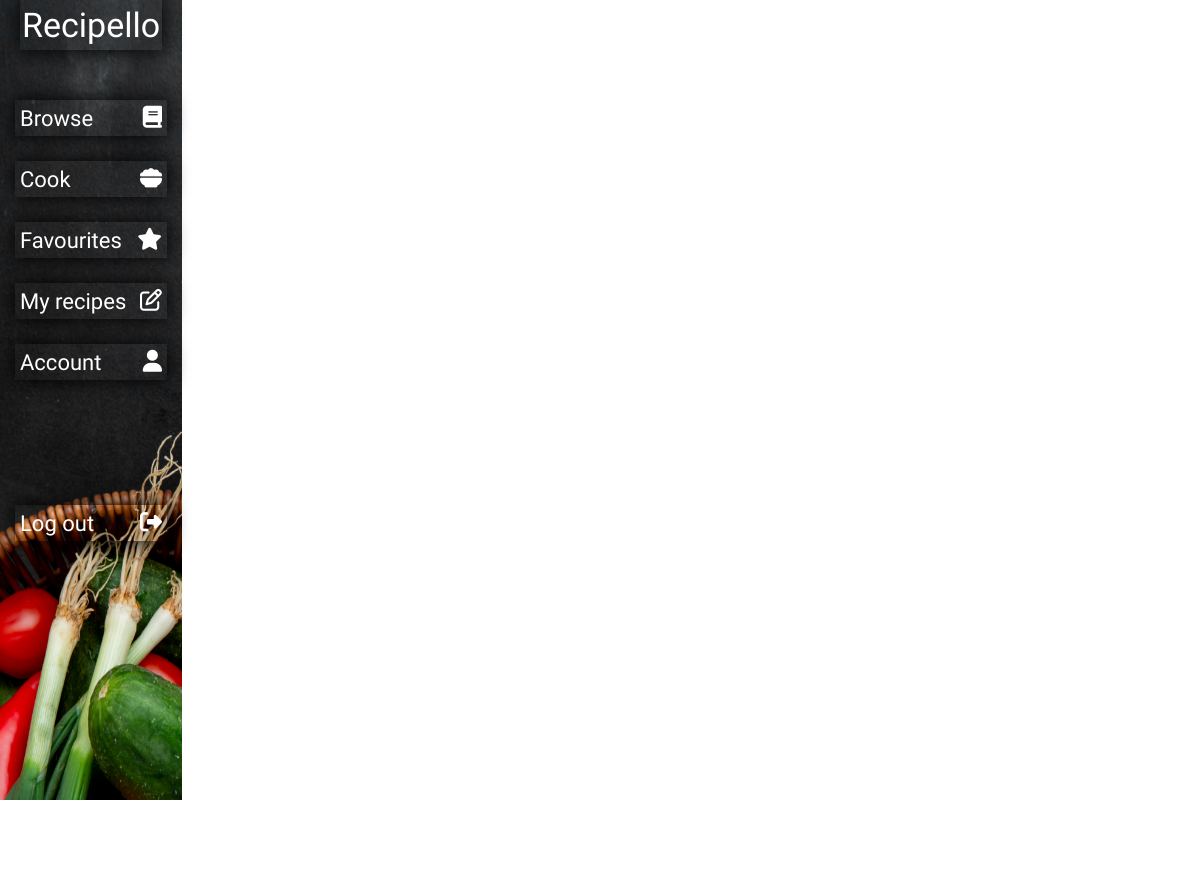
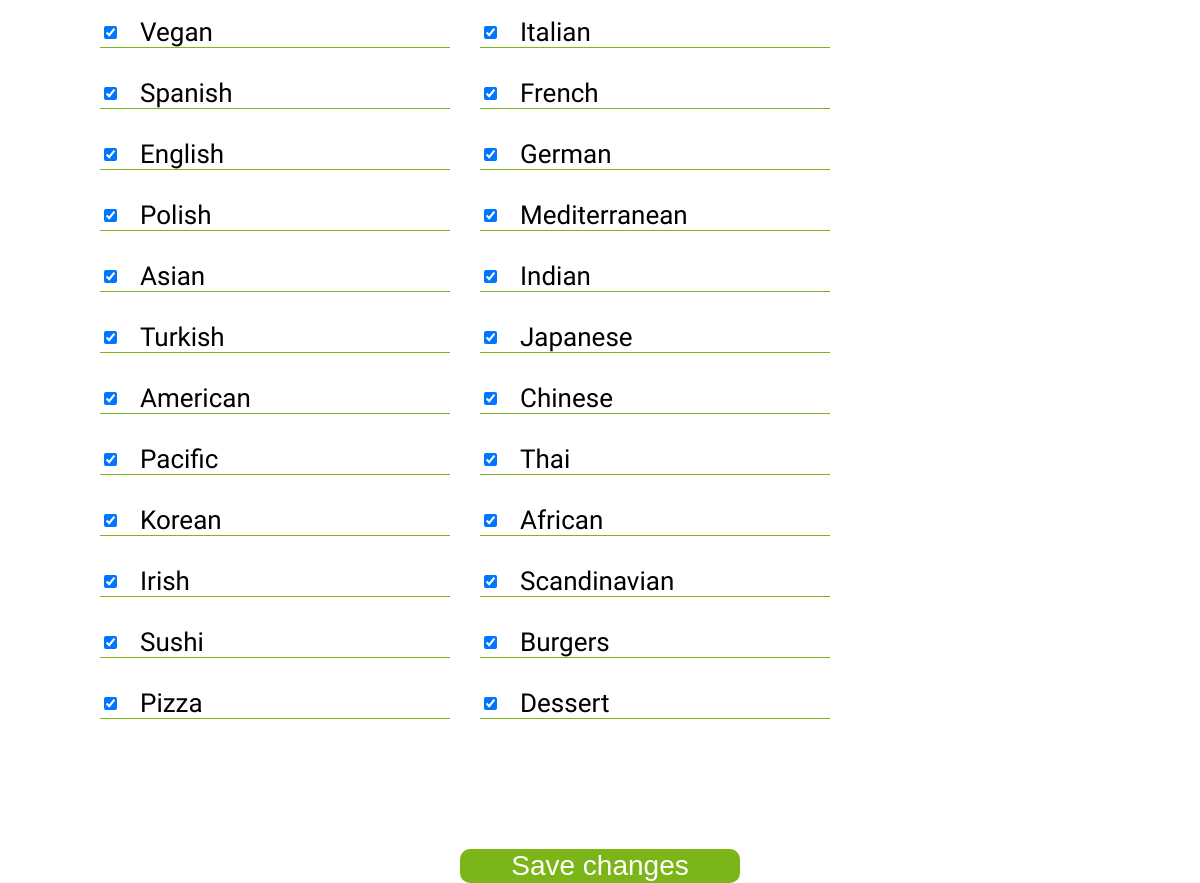
/Views/current_user_preferences.php (signed in), run on the app's committed database (2 pictures, top to bottom).
### tables this page shows
CREATE TABLE `categories` (
  `category_id` int(11) NOT NULL,
  `category_name` longtext NOT NULL
);

### Classes/user_recipe_preferences.php (called while the page is built, shortened)
<?php
class UserPreference extends Dbh
{
    public function getUserPreferences(): array
    {
        $connection = $this->connect();
        $query = 'SELECT * FROM categories';
        $stmt = $connection->prepare($query);
        $stmt->execute();
        $categories = $stmt->fetchAll(PDO::FETCH_ASSOC);
        return $categories;
    }
}
?>

### Views/current_user_preferences.php (the view, shortened to what this page needs)
<?php require "header.php" ?>
<?php require "nav.php" ?>
<link rel="stylesheet" href="CSS/current_user_preferences.css">
<main class="col-xs-12 col-sm-10 col-md-6 col-lg-11">
    <form method="POST" action="process_form.php">
        <section>
        <?php
        require_once '../Classes/user_recipe_preferences.php';
        $userPreferences = new UserPreference($_SESSION['userid']);
        $categories = $userPreferences->getUserPreferences();
        if (empty($categories)) {
            echo "No categories found!";
        } else {
            foreach ($categories as $category) {
                ?>
                <div class="preferences">
                    <input type="checkbox" checked="" name="categories[]" value="<?php echo $category['category_name']; ?>">
                    <label><?php echo $category['category_name']; ?></label>
                </div>
                <?php
            }
        }
        ?>
        </section>
        <button class="save_changes_button" type="submit">Save changes</button>
    </form>
</main>

### Views/header.php (shortened to what this page needs)
<!DOCTYPE html>
<html lang="eng">
<head>
    <link rel="stylesheet" href="https://cdnjs.cloudflare.com/ajax/libs/flexboxgrid/6.3.1/flexboxgrid.min.css" type="text/css" >
    <link rel="stylesheet" href="CSS/header.css">
</head>
<body>

### Views/nav.php (shortened to what this page needs)
<?php require "header.php" ?>
<link rel="stylesheet" href="CSS/nav.css">
<nav class="col-xs-12 col-sm-2 col-md-6 col-lg-1">
    <div class="logo">
        <div class="rollback">Recipello</div>
    </div>
    <div class="nav_element" >
        <a href="">
            <div class="rollback">Browse</div>
            <i class="fa-solid fa-book"></i>
        </a>
    </div>
    <div class="nav_element" >
        <a href="">
            <div class="rollback">Cook</div>
            <i class="fa-solid fa-bowl-food"></i>
        </a>
    </div>
    <?php
    if(isset($_SESSION['userid']))
    {
    ?>
    <div class="nav_element">
        <a href="">
            <div class="rollback">Favourites</div>
            <i class="fa-solid fa-star"></i>
        </a>
    </div>
    <?php
    }
    if(isset($_SESSION['userid']))
        {
     ?>
    <div class="nav_element">
        <a href="my_recipes.php">
            <div class="rollback">My recipes</div>
            <i class="fa-regular fa-pen-to-square"></i>
        </a>
    </div>
    <?php
        }
    if(isset($_SESSION['userid']))
        {
    ?>
    <div class="nav_element" >
        <a href="current_user.php">
            <div class="rollback">Account</div>
            <i class="fa-solid fa-user"></i>
        </a>
    </div>
    <?php
        }
    if(isset($_SESSION['userid']))
        {
    ?>
    <div class="nav_element">
        <a href="../Includes/logout_includes.php">
            <div class="rollback">Log out</div>
            <i class="fa-solid fa-right-from-bracket"></i>
        </a>
    </div>
    <?php
        }
    ?>
</nav>

### Views/CSS/header.css (style rules this page uses)
body { margin:0; font-family: 'Inconsolata', monospace; min-height: 100svh; display:flex; flex-direction: row; gap:0; }

### Views/CSS/nav.css (style rules this page uses)
nav { background:url('../Images/nav.png'); background-size:100% 100%; display:flex; flex-direction: column; align-items: center; min-height:100svh; padding: 0 20px 0 20px; font-size:36px; color:white; }
nav a { text-decoration: none; color:white; }
.nav_element:last-child { margin-top: 100px; }
.logo { font-size:34px; margin-bottom: 50px; padding:5px 2px 5px 2px; box-shadow:0 0 20px 1px black; }
.nav_element { font-size:22px; display: flex; align-items: center; justify-content: center; width:100%; height:36px; padding:0 5px 0 5px; margin-bottom: 25px; box-shadow:0 0 20px 1px black; }
.nav_element a { display:flex; justify-content: space-between; width:100%; }

### Views/CSS/current_user_preferences.css (style rules this page uses)
body { display: flex; flex-wrap: wrap; }
main form { display: flex; flex-direction: column; align-items: center; justify-content: center; }
section { padding:100px; display: flex; align-items: center; flex-wrap: wrap; gap:30px; justify-content: flex-start; }
.preferences { font-size: 26px; display: flex; justify-content: flex-start; gap:20px; align-items: center; width:min(350px,80%); border-bottom: 1px solid #7CB518; }
.save_changes_button { border: none; width: 280px; background-color: #7CB518; border-radius: 10px; color:white; font-size: 28px; cursor: pointer; margin-top: 30px; }

### data on the page
categories: category_name "Vegan"
categories: category_name "Italian"
categories: category_name "Spanish"
categories: category_name "French"
categories: category_name "English"
categories: category_name "German"
categories: category_name "Polish"
categories: category_name "Mediterranean"
categories: category_name "Asian"
categories: category_name "Indian"
categories: category_name "Turkish"
categories: category_name "Japanese"
categories: category_name "American"
categories: category_name "Chinese"
categories: category_name "Pacific"
categories: category_name "Thai"
categories: category_name "Korean"
categories: category_name "African"
categories: category_name "Irish"
categories: category_name "Scandinavian"
categories: category_name "Sushi"
categories: category_name "Burgers"
categories: category_name "Pizza"
categories: category_name "Dessert"
